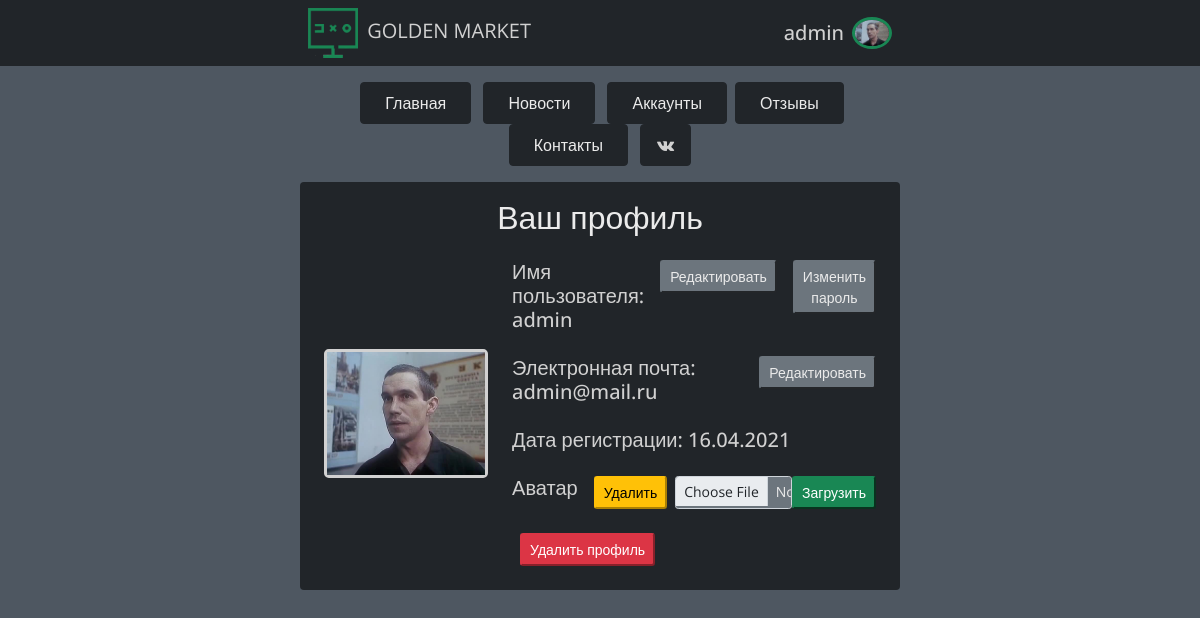
Screenshot of /profile (signed in) with the database file from the repository.
### data/users.py (models this page shows, shortened)
class User(SqlAlchemyBase, UserMixin):
    __tablename__ = 'users'
    id = sqlalchemy.Column(sqlalchemy.Integer,
                           primary_key=True, autoincrement=True)
    name = sqlalchemy.Column(sqlalchemy.String, nullable=True)
    email = sqlalchemy.Column(sqlalchemy.String,
                              index=True, unique=True, nullable=True)
    photo = sqlalchemy.Column(sqlalchemy.String,
                              index=True, unique=False, nullable=True, default='-')
    is_photo = sqlalchemy.Column(sqlalchemy.Boolean,
                                 index=True, unique=False, nullable=True, default=0)
    hashed_password = sqlalchemy.Column(sqlalchemy.String, nullable=True)
    created_date = sqlalchemy.Column(sqlalchemy.DateTime,
                                     default=datetime.datetime.now)
    news = orm.relation("News", back_populates='user')

### main.py (the view, shortened to what this page needs)
@app.route('/profile', methods=['GET', 'POST'])
@login_required
def profile():
    return render_template('profile.html', name=current_user.name,
                           photo=current_user.photo, email=current_user.email,
                           created_date=str(current_user.created_date).split()[0].split('-'),
                           title=current_user.name, is_photo=current_user.is_photo)

### data/db_session.py (called while the page is built)
def create_session() -> Session:
    global __factory
    return __factory()

### main.py (called while the page is built)
@login_manager.user_loader
def load_user(user_id):
    db_sess = db_session.create_session()
    return db_sess.query(User).get(user_id)

### templates/profile.html (shortened to what this page needs)
{% extends "base.html" %}
{% block content %}
<div class="container w-50 bg-dark rounded mt-3 p-3">
    {% if not current_user.is_authenticated %}
    <h2>Вы не авторизованы!!!</h2>
    {% else %}
    <div class="text-center mb-4"><h2 class="simple-btn">Ваш профиль</h2></div>
    <div class="d-flex m-2">
        {% if current_user.is_photo %}
        <div class="white-border border border-3 rounded-3 m-auto">
            <img src="{{ photo }}" width="256" height="256">
        </div>
        {% endif %}
        <div class="container p-0 text-start ms-4">
            <div class="d-flex mb-4">
                <h5 class="my-auto">Имя пользователя: {{ name }}</h5>
                <a href="/redact_name">
                    <button class="simple-btn btn-sm btn-secondary ms-3">Редактировать</button>
                </a>
                <a href="/redact_password">
                    <button class="simple-btn btn-sm btn-secondary ms-3">Изменить пароль</button>
                </a>
            </div>
            <div class="d-flex my-4">
                <h5 class="my-auto">Электронная почта: {{ email }}</h5>
                <a href="/redact_mail">
                    <button class="simple-btn btn-sm btn-secondary ms-3">Редактировать</button>
                </a>
            </div>
            <div class="d-flex my-4">
                <h5 class="my-auto">Дата регистрации: {{ created_date[2] }}.{{ created_date[1]
                    }}.{{ created_date[0] }}</h5>
            </div>
            <div class="d-flex my-4">
                <h5>Аватар</h5>
                <a href="/delete_avatar">
                    <button class="btn-sm btn-warning ms-3 me-2" type="button">
                        Удалить
                    </button>
                </a>
                <form method="post" enctype="multipart/form-data" class="d-flex">
                    <input class="form-control form-control-sm bg-secondary simple-btn" type="file"
                           name="file">
                    <button type="submit" class="btn-sm btn-success">Загрузить</button>
                </form>
            </div>
            <div class="d-flex mt-4">
                <a href="/delete">
                    <button class="btn-sm btn-danger ms-2">Удалить профиль</button>
                </a>
            </div>
        </div>
    </div>
    {% endif %}
</div>
{% endblock %}

### templates/base.html (shortened to what this page needs)
<!DOCTYPE html>
<html lang="en" style="">
<head>
    <link href="https://cdn.jsdelivr.net/npm/bootstrap@5.0.0-beta3/dist/css/bootstrap.min.css"
          rel="stylesheet"
>
    <link rel="stylesheet"
          href="https://maxcdn.bootstrapcdn.com/font-awesome/4.7.0/css/font-awesome.min.css">
    <link rel="stylesheet" href="static/css/style.css" type="text/css">
</head>
<body class="container-fluid p-0">
<header class="container-fluid bg-dark p-0 m-0">
    <nav class="navbar navbar-white bg-dark p-0 m-0 w-50 mx-auto">
        <div class="navbar-brand text-center m-2 p-0">
            <a href="/">
                <img src="{{ url_for('static', filename='img/site-logo.png') }}"
                     class="me-1" width="50" height="50">
            </a>
            GOLDEN MARKET
        </div>
        {% if current_user.is_authenticated %}
        <div class="dropdown d-flex m-2 p-0">
            <h5 class="dropdown my-auto mx-2" id="dropdownMenuLabel"
                data-toggle="dropdown"
                aria-haspopup="true" aria-expanded="false">{{ current_user.name }}</h5>
            <button class="dropdown bg-dark border-0 p-0" type="button" id="dropdownMenuButton"
                    data-toggle="dropdown"
                    aria-haspopup="true" aria-expanded="false">
                {% if is_photo %}
                <img src="{{ photo }}" width="40" height="40"
                     class="rounded-circle border border-3 border-success">
                {% endif %}
            </button>
        </div>
        {% endif %}
    </nav>
</header>
<main>
    <div class="container-fluid w-50 mt-3 p-0 text-center rounded-3">
        <a href="/" class="mx-1">
            <button class="simple-btn btn btn-dark px-4 py-2">Главная</button>
        </a>
        <a href="/news" class="mx-1">
            <button class="simple-btn btn btn-dark px-4 py-2">Новости</button>
        </a>
        <a href="/market" class="mx-1">
            <button class="simple-btn btn btn-dark mx-auto px-4 py-2">Аккаунты</button>
        </a>
        <a class="mx-auto" href="/reviews">
            <button class="simple-btn btn btn-dark px-4 py-2">Отзывы</button>
        </a>
        <a href="/contacts" class="mx-1">
            <button class="simple-btn btn btn-dark px-4 py-2">Контакты</button>
        </a>
        <a href="https://vk.com/public203487503" class="mx-1" target="_blank">
            <button class="btn btn-dark px-3 py-2">
                <i class="fa fa-vk w-100" aria-hidden="true"></i>
            </button>
        </a>
    </div>
    {% block content %}
    {% endblock %}
</main>
</body>
</html>

### static/css/style.css (style rules this page uses)
a { text-decoration: none !important; border: none !important; }

### templates/base.html (style rules this page uses)
* { font-family: 'Open Sans', sans-serif; color: #d1d1d1; }
body { background-color: #4e5761; }
.white-border { border-color: #d1d1d1 !important; }
.simple-btn { color: #ebebeb !important; }
img { max-width:100%; height: 100%; }

### rows the page displays
User: name "admin", photo (picture), email "admin@mail.ru"

### other values shown
{{ created_date[2] }} "16"
{{ created_date[1] }} "04"
{{ created_date[0] }} "2021"
